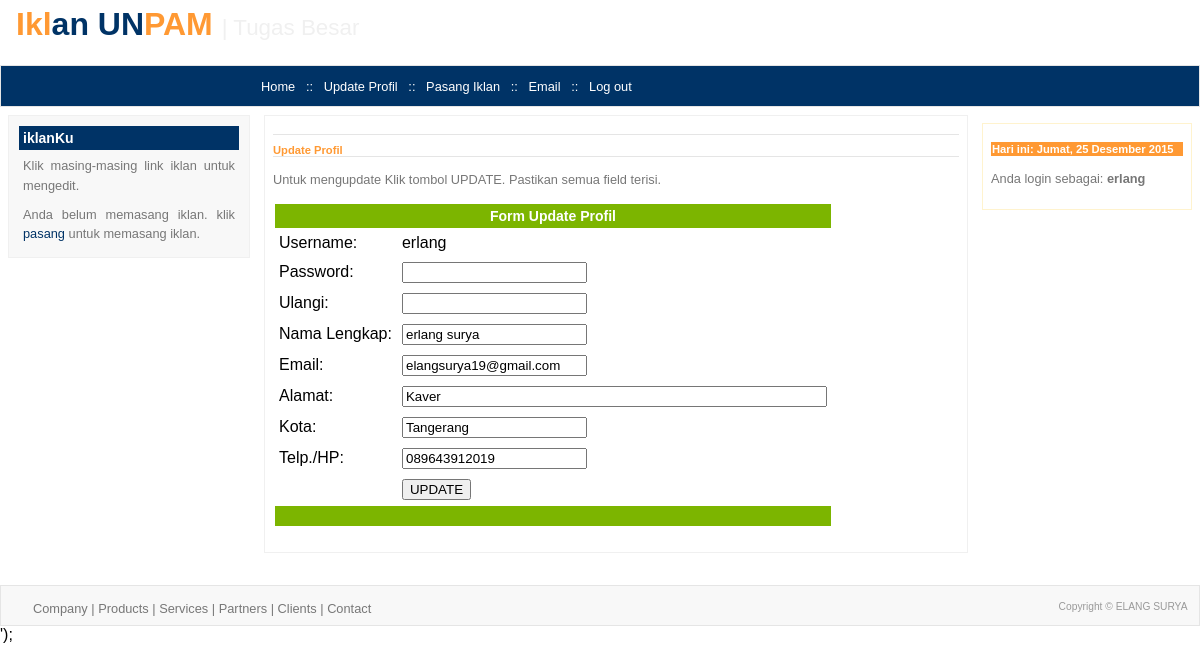
The page /member/profil.php (signed in) on the database its author committed.
### tables this page shows
CREATE TABLE IF NOT EXISTS `member` (
  `username` varchar(16) NOT NULL,
  `password` varchar(32) NOT NULL,
  `nama` varchar(50) NOT NULL,
  `email` varchar(50) NOT NULL,
  `alamat` varchar(75) NOT NULL,
  `kota` varchar(20) NOT NULL,
  `telpon` varchar(25) NOT NULL,
  `level` varchar(20) NOT NULL
);

### inc/fungsi.php (called while the page is built, shortened)
<?php
	function filter_str($string, $lainnya='')
	{
		if ($lainnya == '')
			$filter = ereg_replace('[^a-zA-Z0-9_]', '', $string);
		else
			$filter = ereg_replace("[^a-zA-Z0-9_$lainnya]", '', $string);
		return $filter;
	}
?>

### member/profil.php (the view, shortened to what this page needs)
<?php
include ('../template/member_var.php');
$proses = $_GET['proses'];
if ($proses == '')
	$proses = 'form';
$proses = filter_str($proses);
if (!cek_session('member'))
	$profil = $not_login;
else
{
	switch ($proses)
	{
		case 'form':
		$user = $_SESSION['member'];
		$hasil = mysql_query("SELECT * FROM member WHERE username='$user'");
		$data = mysql_fetch_array($hasil);
		$judul = "<h2>Update Profil</h2>\n";
		$profil = "<p>Untuk mengupdate Klik tombol UPDATE. Pastikan semua field terisi.</p>\n"
		."<form action='profil.php?proses=proses_form' method='post'>\n"
		."<table border='0' cellpadding='4'>\n"
		."<tr bgcolor='#7cb500' align='center'>\n"
		."	<td colspan='2' class='putih'>Form Update Profil</td></tr>\n"
		."<tr> \n<td>Username: </td><td>$data[username]</td></tr>\n"
		."<tr> \n<td>Password: </td>\n"
		."	<td><input type='password' name='pass1' maxlength='16'></td></tr>\n"
		."<tr> \n<td>Ulangi: </td>\n"
		."	<td><input type='password' name='pass2' maxlength='16'></td></tr>\n"
		."<tr> \n<td>Nama Lengkap: </td>\n"
		."	<td><input type='text' name='nama' value='".stripslashes($data['nama'])."'></td></tr>\n"
		."<tr> \n<td>Email: </td>\n"
		."	<td><input type='text' name='email' value='".stripslashes($data['email'])."'></td></tr>\n"
		."<tr> \n<td>Alamat: </td>\n"
		."	<td><input type='text' name='alamat' value='".stripslashes($data['alamat'])."' size='50'></td></tr>\n"
		."<tr> \n<td>Kota: </td>\n"
		."	<td><input type='text' name='kota' value='".stripslashes($data['kota'])."'></td></tr>\n"
		."<tr> \n<td>Telp./HP: </td>\n"
		."	<td><input type='text' name='telpon' value='".stripslashes($data['telpon'])."'></td></tr>\n"
		."<tr><td></td><td><input type='submit' value='UPDATE'></td></tr>\n"
		."<tr bgcolor='#7cb500' height='20'>\n"
		."	<td colspan='2'></td></tr>\n"
		."<input type='hidden' name='username' value='$data[username]'>\n"
		."</table>\n</form>\n";
		break;
	}
}
?>

### rows shown on the page
member: username "erlang", nama "erlang surya", email "elangsurya19@gmail.com", alamat "Kaver", kota "Tangerang", telpon "089643912019"

### other values the page prints
$_SESSION[member] "erlang"
